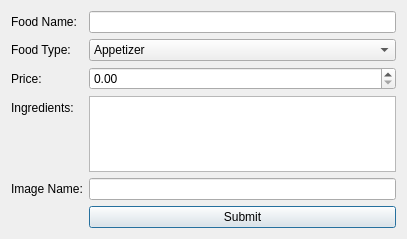
<?xml version="1.0" encoding="UTF-8"?>
<ui version="4.0">
 <class>EmbeddedDialog</class>
 <widget class="QDialog" name="EmbeddedDialog">
  <property name="geometry">
   <rect>
    <x>0</x>
    <y>0</y>
    <width>407</width>
    <height>239</height>
   </rect>
  </property>
  <property name="windowTitle">
   <string>Embedded Dialog</string>
  </property>
  <layout class="QFormLayout" name="formLayout">
   <item row="0" column="0">
    <widget class="QLabel" name="label">
     <property name="text">
      <string>Food Name:</string>
     </property>
    </widget>
   </item>
   <item row="2" column="0">
    <widget class="QLabel" name="label_3">
     <property name="text">
      <string>Price:</string>
     </property>
     <property name="buddy">
      <cstring>typeEdit</cstring>
     </property>
    </widget>
   </item>
   <item row="3" column="0">
    <widget class="QLabel" name="label_4">
     <property name="text">
      <string>Ingredients:</string>
     </property>
    </widget>
   </item>
   <item row="1" column="0">
    <widget class="QLabel" name="label_2">
     <property name="text">
      <string>Food Type:</string>
     </property>
    </widget>
   </item>
   <item row="0" column="1">
    <widget class="QLineEdit" name="foodNameEdit">
     <property name="text">
      <string/>
     </property>
    </widget>
   </item>
   <item row="1" column="1">
    <widget class="QComboBox" name="typeEdit">
     <item>
      <property name="text">
       <string>Appetizer</string>
      </property>
     </item>
     <item>
      <property name="text">
       <string>Drink</string>
      </property>
     </item>
     <item>
      <property name="text">
       <string>Entree</string>
      </property>
     </item>
     <item>
      <property name="text">
       <string>Dessert</string>
      </property>
     </item>
    </widget>
   </item>
   <item row="3" column="1">
    <widget class="QTextEdit" name="ingredientsEdit"/>
   </item>
   <item row="4" column="0">
    <widget class="QLabel" name="label_5">
     <property name="text">
      <string>Image Name:</string>
     </property>
    </widget>
   </item>
   <item row="4" column="1">
    <widget class="QLineEdit" name="imgNameEdit"/>
   </item>
   <item row="5" column="1">
    <widget class="QPushButton" name="submitButton">
     <property name="text">
      <string>Submit</string>
     </property>
    </widget>
   </item>
   <item row="2" column="1">
    <widget class="QDoubleSpinBox" name="priceEdit"/>
   </item>
  </layout>
 </widget>
 <resources/>
 <connections/>
</ui>
